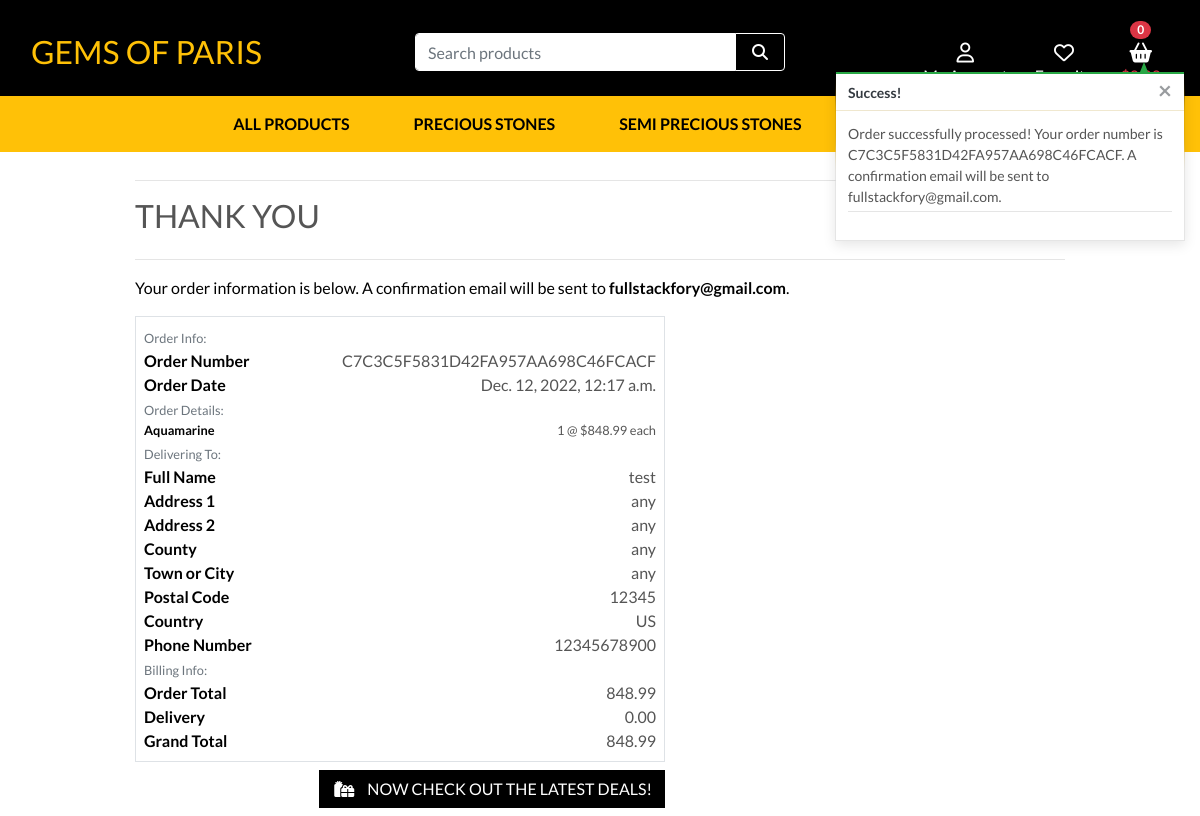
The page /checkout/checkout_success/C7C3C5F5831D42FA957AA698C46FCACF on the database its author committed.
### checkout/models.py (models this page shows, shortened)
class Order(models.Model):
    order_number = models.CharField(max_length=32, null=False, editable=False)
    full_name = models.CharField(max_length=50, null=False, blank=False)
    email = models.EmailField(max_length=254, null=False, blank=False)
    phone_number = models.CharField(max_length=20, null=False, blank=False)
    country = models.CharField(max_length=40, null=False, blank=False)
    postcode = models.CharField(max_length=20, null=True, blank=True)
    town_or_city = models.CharField(max_length=40, null=False, blank=False)
    street_address1 = models.CharField(max_length=80, null=False, blank=False)
    street_address2 = models.CharField(max_length=80, null=True, blank=True)
    county = models.CharField(max_length=80, null=True, blank=True)
    date = models.DateTimeField(auto_now_add=True)
    delivery_cost = models.DecimalField(max_digits=6, decimal_places=2, null=False, default=0)
    order_total = models.DecimalField(max_digits=10, decimal_places=2, null=False, default=0)
    grand_total = models.DecimalField(max_digits=10, decimal_places=2, null=False, default=0)

class OrderLineItem(models.Model):
    order = models.ForeignKey(Order, null=False, blank=False, on_delete=models.CASCADE, related_name='lineitems')
    product = models.ForeignKey(Product, null=False, blank=False, on_delete=models.CASCADE)
    product_size = models.CharField(max_length=2, null=True, blank=True) # XS, S, M, L, XL
    quantity = models.IntegerField(null=False, blank=False, default=0)
    lineitem_total = models.DecimalField(max_digits=6, decimal_places=2, null=False, blank=False, editable=False)

### products/models.py (models this page shows, shortened)
class Product(models.Model):
    category = models.ForeignKey('Category', null=True, blank=True, on_delete=models.SET_NULL)
    sku = models.CharField(max_length=254, null=True, blank=True)
    name = models.CharField(max_length=254)
    description = models.TextField()
    price = models.DecimalField(max_digits=6, decimal_places=2)
    rating = models.DecimalField(max_digits=6, decimal_places=2, null=True, blank=True)
    image = models.ImageField(null=True, blank=True)

### checkout/views.py (the view)
# urls.py: path('checkout_success/<order_number>', views.checkout_success, name='checkout_success'),
def checkout_success(request, order_number):
    save_info = request.session.get('save_info')
    order = get_object_or_404(Order, order_number=order_number)
    messages.success(request, f'Order successfully processed! \
        Your order number is {order_number}. A confirmation \
        email will be sent to {order.email}.')
    if 'bag' in request.session:
        del request.session['bag']
    template = 'checkout/checkout_success.html'
    context = {
        'order': order,
    }
    return render(request, template, context)

### bag/contexts.py (called while the page is built, shortened)
def bag_contents(request):
    bag_items = []
    total = 0
    product_count = 0
    bag = request.session.get('bag', {})
    if total < settings.FREE_DELIVERY_THRESHOLD:
        delivery = total * Decimal(settings.STANDARD_DELIVERY_PERCENTAGE / 100)
        free_delivery_delta = settings.FREE_DELIVERY_THRESHOLD - total
    else:
        delivery = 0
        free_delivery_delta = 0
    grand_total = delivery + total
    context = {
        'bag_items': bag_items,
        'total': total,
        'product_count': product_count,
        'delivery': delivery,
        'free_delivery_delta': free_delivery_delta,
        'free_delivery_threshold': settings.FREE_DELIVERY_THRESHOLD,
        'grand_total': grand_total,
    }
    return context

### checkout/templates/checkout/checkout_success.html (shortened to what this page needs)
{% extends "base.html" %}
{% load static %}
{% block extra_css %}
    <link rel="stylesheet" href="{% static 'checkout/css/checkout.css' %}">
{% endblock %}
{% block page_header %}
    <div class="container header-container">
    </div>
{% endblock %}
{% block content %}
    <div class="overlay"></div>
    <div class="container">
        <div class="row">
            <div class="col">
                <hr>
                <h2 class="logo-font mb-4">Thank You</h2>
                <hr>
                <p class="text-black">Your order information is below. A confirmation email will be sent to <strong>{{ order.email }}</strong>.</p>
            </div>
        </div>
        <div class="row">
            <div class="col-12 col-lg-7">
                <div class="order-confirmation-wrapper p-2 border">
                    <div class="row">
                        <div class="col">
                            <small class="text-muted">Order Info:</small>
                        </div>
                    </div>
                    <div class="row">
                        <div class="col-12 col-md-4">
                            <p class="mb-0 text-black font-weight-bold">Order Number</p>
                        </div>
                        <div class="col-12 col-md-8 text-md-right">
                            <p class="mb-0">{{ order.order_number }}</p>
                        </div>
                    </div>
                    <div class="row">
                        <div class="col-12 col-md-4">
                            <p class="mb-0 text-black font-weight-bold">Order Date</p>
                        </div>
                        <div class="col-12 col-md-8 text-md-right">
                            <p class="mb-0">{{ order.date }}</p>
                        </div>
                    </div>
                    <div class="row">
                        <div class="col">
                            <small class="text-muted">Order Details:</small>
                        </div>
                    </div>
                    {% for item in order.lineitems.all %}
                    <div class="row">
                        <div class="col-12 col-md-4">
                            <p class="small mb-0 text-black font-weight-bold">
                                {{ item.product.name }}{% if item.product_size %} - Size {{ item.product.size|upper }}{% endif %}
                            </p>
                        </div>
                        <div class="col-12 col-md-8 text-md-right">
                            <p class="small mb-0">{{ item.quantity }} @ ${{ item.product.price }} each</p>
                        </div>
                    </div>
                    {% endfor %}
                    <div class="row">
                        <div class="col">
                            <small class="text-muted">Delivering To:</small>
                        </div>
                    </div>
                    <div class="row">
                        <div class="col-12 col-md-4">
                            <p class="mb-0 text-black font-weight-bold">Full Name</p>
                        </div>
                        <div class="col-12 col-md-8 text-md-right">
                            <p class="mb-0">{{ order.full_name }}</p>
                        </div>
                    </div>
                    <div class="row">
                        <div class="col-12 col-md-4">
                            <p class="mb-0 text-black font-weight-bold">Address 1</p>
                        </div>
                        <div class="col-12 col-md-8 text-md-right">
                            <p class="mb-0">{{ order.street_address1 }}</p>
                        </div>
                    </div>
                    {% if order.street_address2 %}
                    <div class="row">
                        <div class="col-12 col-md-4">
                            <p class="mb-0 text-black font-weight-bold">Address 2</p>
                        </div>
                        <div class="col-12 col-md-8 text-md-right">
                            <p class="mb-0">{{ order.street_address1 }}</p>
                        </div>
                    </div>
                    {% endif %}
                    {% if order.county %}
                    <div class="row">
                        <div class="col-12 col-md-4">
                            <p class="mb-0 text-black font-weight-bold">County</p>
                        </div>
                        <div class="col-12 col-md-8 text-md-right">
                            <p class="mb-0">{{ order.county }}</p>
                        </div>
                    </div>
                    {% endif %}
                    <div class="row">
                        <div class="col-12 col-md-4">
                            <p class="mb-0 text-black font-weight-bold">Town or City</p>
                        </div>
                        <div class="col-12 col-md-8 text-md-right">
                            <p class="mb-0">{{ order.town_or_city }}</p>
                        </div>
                    </div>
                    {% if order.postcode %}
                    <div class="row">
                        <div class="col-12 col-md-4">
                            <p class="mb-0 text-black font-weight-bold">Postal Code</p>
                        </div>
                        <div class="col-12 col-md-8 text-md-right">
                            <p class="mb-0">{{ order.postcode }}</p>
                        </div>
                    </div>
                    {% endif %}
                    <div class="row">
                        <div class="col-12 col-md-4">
                            <p class="mb-0 text-black font-weight-bold">Country</p>
                        </div>
                        <div class="col-12 col-md-8 text-md-right">
                            <p class="mb-0">{{ order.country }}</p>
                        </div>
                    </div>
                    <div class="row">
                        <div class="col-12 col-md-4">
                            <p class="mb-0 text-black font-weight-bold">Phone Number</p>
                        </div>
                        <div class="col-12 col-md-8 text-md-right">
                            <p class="mb-0">{{ order.phone_number }}</p>
                        </div>
                    </div>
                    <div class="row">
                        <div class="col">
                            <small class="text-muted">Billing Info:</small>
                        </div>
                    </div>
                    <div class="row">
                        <div class="col-12 col-md-4">
                            <p class="mb-0 text-black font-weight-bold">Order Total</p>
                        </div>
                        <div class="col-12 col-md-8 text-md-right">
                            <p class="mb-0">{{ order.order_total }}</p>
                        </div>
                    </div>
                    <div class="row">
                        <div class="col-12 col-md-4">
                            <p class="mb-0 text-black font-weight-bold">Delivery</p>
                        </div>
                        <div class="col-12 col-md-8 text-md-right">
                            <p class="mb-0">{{ order.delivery_cost }}</p>
                        </div>
                    </div>
                    <div class="row">
                        <div class="col-12 col-md-4">
                            <p class="mb-0 text-black font-weight-bold">Grand Total</p>
                        </div>
                        <div class="col-12 col-md-8 text-md-right">
                            <p class="mb-0">{{ order.grand_total }}</p>
                        </div>
                    </div>
                </div>
            </div>
        </div>
        <div class="row">
			<div class="col-12 col-lg-7 text-right">
				<a href="{% url 'products' %}?category=new_arrivals,deals,clearance" class="btn btn-black rounded-0 my-2">
					<span class="icon mr-2">
						<i class="fas fa-gifts"></i>
					</span>
					<span class="text-uppercase">Now check out the latest deals!</span>
				</a>
			</div>
		</div>
    </div>
{% endblock %}

### static/css/base.css (style rules this page uses)
html { height: 100%; }
.icon { align-items: center; display: inline-flex; justify-content: center; height: 1.5rem; width: 1.5rem; }
.logo-font { text-transform: uppercase; }
.btn-black { background: black; color: white; }
.text-black { color: #000 !important; }
.overlay { height: 100%; width: 100%; top: 0; left: 0; position: fixed; background: white; z-index: -1; }
@media (min-width: 1200px) { .container { max-width: 80%; } }
@media (min-width: 992px) { .header-container { padding-top: 164px; } }

### rows shown on the page
Order: email "fullstackfory@gmail.com", order_number "C7C3C5F5831D42FA957AA698C46FCACF", date "Dec. 12, 2022, 12:17 a.m.", full_name "test", street_address1 "any", county "any", town_or_city "any", postcode "12345", country "US", phone_number "12345678900", order_total "848.99", delivery_cost "0.00", grand_total "848.99"
OrderLineItem: product.name "Aquamarine", quantity "1", product.price "848.99"

### other values the page prints
{{ product_count }} "0"
{{ message }} "Order successfully processed! Your order number is C7C3C5F5831D42FA957AA698C46FCACF. A confirmation email will be sent to fullstackfory@gmail.com."
